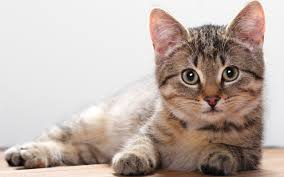
#> input picture data/cat/1.jpg, 284 x 177 px, found by its file name; its folder holds 4 pictures in this run
$ jupyter execute --allow-errors '371 Final.ipynb'   (Python 2 division)   (older library calls are emulated)
#> lines starting #> are read from the running program, lines starting #| are printed output that depends on the picture
Save preproccesed images for training and testing of model

[cell 1]
import os
import numpy as np
from PIL import Image

cats = '/Users/forsythd/Desktop/assignment4/data/cat/'
humans = '/Users/forsythd/Desktop/assignment4/data/human/'

# [15 lines of commented-out code are left out]

Create feature vector and target vector

[cell 2]
cats_pp = '/Users/forsythd/Desktop/assignment4/data/cat_pp/'
humans_pp = '/Users/forsythd/Desktop/assignment4/data/human_pp/'
cats_arr = []
humans_arr = []

#> (the rest of this cell did not finish here and is left out)

Train SVM using training data, use grid search to determine best model parameters

[cell 3]
from sklearn import svm, metrics,grid_search
from sklearn.cross_validation import train_test_split


#> (the rest of this cell did not finish here and is left out)

Print Best Model and Metrics

#> (a cell that did not finish here is left out)

Try using color images instead of BW

[cell 5]
cats_color_arr = []
humans_color_arr = []

for x in os.listdir(cats):
    if not x.startswith('.'):
        im = cats+x
        cat = Image.open(im,'r')
#> cat is the input picture: PIL image 284x177 RGB; mean R, G, B 191.5, 177.5, 170.1
        cat = cat.convert('RGB')
        cat = cat.resize((500,500),Image.ANTIALIAS)
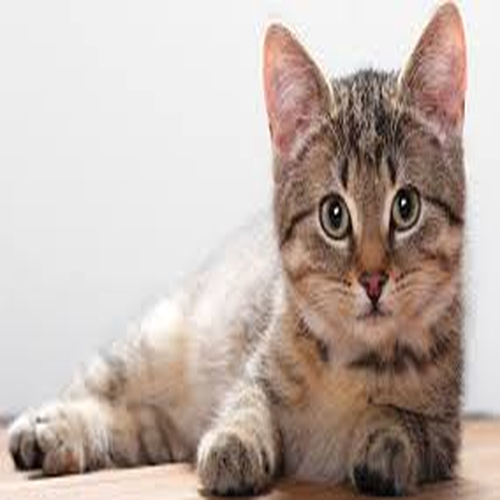
#> cat: PIL image 500x500 RGB; mean R, G, B 191.5, 177.5, 170.1
        array = np.asarray(cat).flatten()
        cats_color_arr.append(array)
#> pass 2 of the loop `for x in os.listdir(cats):`:
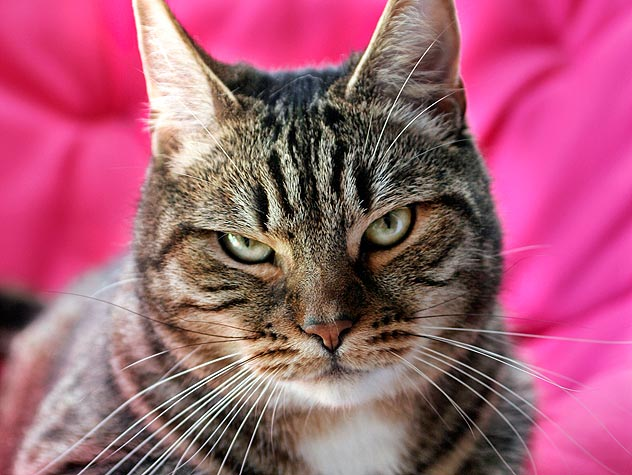
#> input picture data/cat/10.jpg, 632 x 475 px, found by its file name
#> cat is the input picture: PIL image 632x475 RGB; mean R, G, B 167.3, 91.8, 116.2
#> `cat = cat.resize((500,500),Image.ANTIALIAS)`:
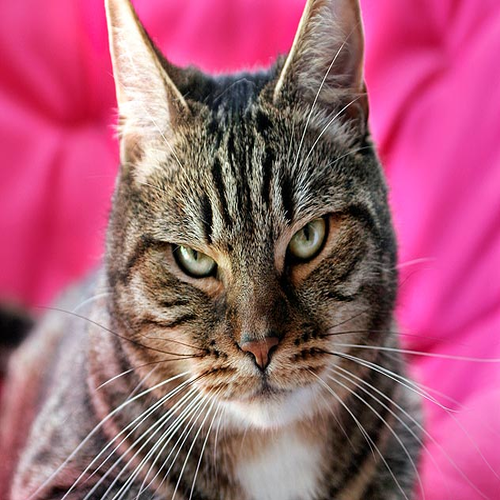
#> cat: PIL image 500x500 RGB; mean R, G, B 167.3, 91.8, 116.3
#> pass 3 of the loop `for x in os.listdir(cats):`:
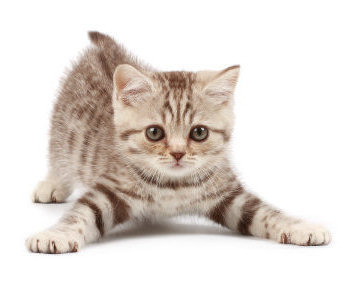
#> input picture data/cat/11.jpg, 354 x 290 px, found by its file name
#> cat is the input picture: PIL image 354x290 RGB; mean R, G, B 227, 219.7, 214.3
#> `cat = cat.resize((500,500),Image.ANTIALIAS)`:
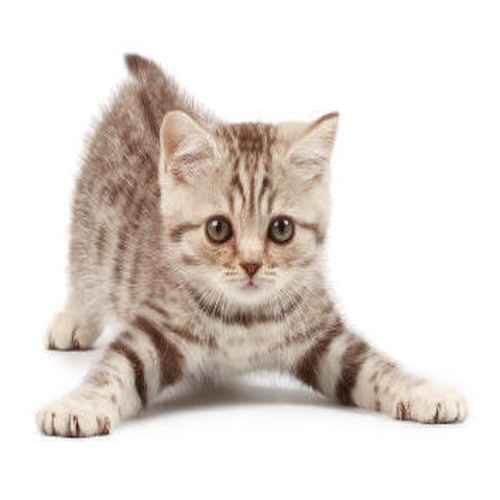
#> cat: PIL image 500x500 RGB; mean R, G, B 227, 219.7, 214.3
#> the loop made 4 passes; the first 3 are shown

#> (the rest of this cell did not finish here and is left out)
